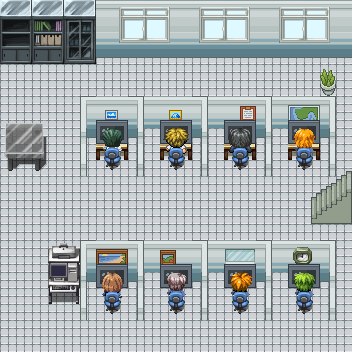

Below is a game level as drawn by its tile map, then a one-line description and the .tmx that defines it (tile-layer data replaced by summaries):
An orthogonal 22x22 tile map with 16x16 px tiles, 7 tile layers (Fondo, Mesas, CollisionMuros, Objetos, ...) and 3 objects (StartPlayer, OpenWeb, GotoArea).

<map version="1.0" orientation="orthogonal" width="22" height="22" tilewidth="16" tileheight="16">
 <tileset firstgid="1" name="Interior" tilewidth="16" tileheight="16">
  <image source="Interior/Interior.png" width="560" height="816" />
 </tileset>
 <layer name="Fondo" width="22" height="22">
  <data>[484 cells, 484 non-empty, 1 distinct tile ids]</data>
 </layer>
 <layer name="Mesas" width="22" height="22">
  <data>[484 cells, 32 non-empty, 4 distinct tile ids]</data>
 </layer>
 <layer name="CollisionMuros" width="22" height="22">
  <data>[484 cells, 188 non-empty, 45 distinct tile ids]</data>
 </layer>
 <layer name="Objetos" width="22" height="22">
  <data>[484 cells, 84 non-empty, 60 distinct tile ids]</data>
 </layer>
 <layer name="Ordenadores" width="22" height="22">
  <data>[484 cells, 40 non-empty, 12 distinct tile ids]</data>
 </layer>
 <layer name="Chicos" width="22" height="22">
  <data>[484 cells, 32 non-empty, 32 distinct tile ids]</data>
 </layer>
 <layer name="CollisionSillas" width="22" height="22">
  <data>[484 cells, 32 non-empty, 4 distinct tile ids]</data>
 </layer>
 <objectgroup name="Objects" width="22" height="22" visible="0">
  <object name="Player" type="StartPlayer" x="274" y="156" width="21" height="21" />
  <object name="Jobs" type="OpenWeb" x="4" y="122" width="40" height="40" />
  <object name="Exit" type="GotoArea" x="320" y="185" width="22" height="32" />
 </objectgroup>
</map>